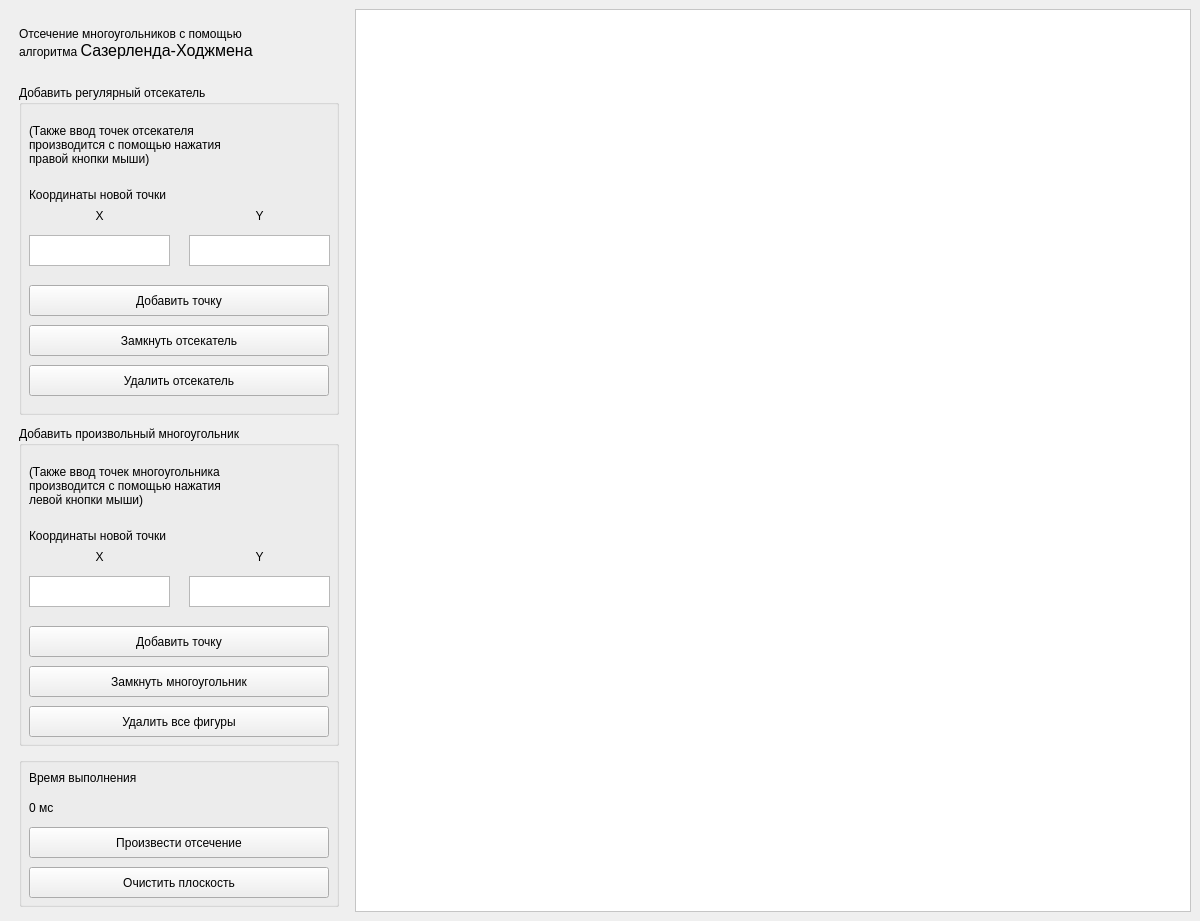
<?xml version="1.0" encoding="UTF-8"?>
<ui version="4.0">
 <class>mainWindow</class>
 <widget class="QMainWindow" name="mainWindow">
  <property name="geometry">
   <rect>
    <x>0</x>
    <y>0</y>
    <width>1200</width>
    <height>921</height>
   </rect>
  </property>
  <property name="minimumSize">
   <size>
    <width>1200</width>
    <height>921</height>
   </size>
  </property>
  <property name="windowTitle">
   <string>Лабораторная работа №9</string>
  </property>
  <widget class="QWidget" name="centralwidget">
   <layout class="QHBoxLayout" name="horizontalLayout_3">
    <item>
     <layout class="QVBoxLayout" name="verticalLayout">
      <property name="leftMargin">
       <number>10</number>
      </property>
      <property name="rightMargin">
       <number>10</number>
      </property>
      <item>
       <widget class="QLabel" name="label">
        <property name="minimumSize">
         <size>
          <width>320</width>
          <height>0</height>
         </size>
        </property>
        <property name="maximumSize">
         <size>
          <width>320</width>
          <height>60</height>
         </size>
        </property>
        <property name="text">
         <string>&lt;html&gt;&lt;head/&gt;&lt;body&gt;&lt;p&gt;Отсечение многоугольников с помощью &lt;br/&gt;алгоритма &lt;span style=&quot; font-size:12pt; background-color:transparent;&quot;&gt;Сазерленда-Ходжмена&lt;/span&gt;&lt;/p&gt;&lt;/body&gt;&lt;/html&gt;</string>
        </property>
       </widget>
      </item>
      <item>
       <widget class="QGroupBox" name="groupBox_2">
        <property name="minimumSize">
         <size>
          <width>320</width>
          <height>250</height>
         </size>
        </property>
        <property name="maximumSize">
         <size>
          <width>320</width>
          <height>330</height>
         </size>
        </property>
        <property name="title">
         <string>Добавить регулярный отсекатель</string>
        </property>
        <widget class="QLabel" name="label_3">
         <property name="geometry">
          <rect>
           <x>10</x>
           <y>100</y>
           <width>291</width>
           <height>20</height>
          </rect>
         </property>
         <property name="text">
          <string>Координаты новой точки</string>
         </property>
        </widget>
        <widget class="QTextEdit" name="clipper_point_x">
         <property name="geometry">
          <rect>
           <x>10</x>
           <y>150</y>
           <width>141</width>
           <height>31</height>
          </rect>
         </property>
        </widget>
        <widget class="QTextEdit" name="clipper_point_y">
         <property name="geometry">
          <rect>
           <x>170</x>
           <y>150</y>
           <width>141</width>
           <height>31</height>
          </rect>
         </property>
        </widget>
        <widget class="QLabel" name="label_4">
         <property name="geometry">
          <rect>
           <x>10</x>
           <y>120</y>
           <width>141</width>
           <height>21</height>
          </rect>
         </property>
         <property name="text">
          <string>X</string>
         </property>
         <property name="alignment">
          <set>Qt::AlignCenter</set>
         </property>
        </widget>
        <widget class="QLabel" name="label_5">
         <property name="geometry">
          <rect>
           <x>170</x>
           <y>120</y>
           <width>141</width>
           <height>21</height>
          </rect>
         </property>
         <property name="text">
          <string>Y</string>
         </property>
         <property name="alignment">
          <set>Qt::AlignCenter</set>
         </property>
        </widget>
        <widget class="QPushButton" name="addClipperPointBtn">
         <property name="geometry">
          <rect>
           <x>10</x>
           <y>200</y>
           <width>300</width>
           <height>31</height>
          </rect>
         </property>
         <property name="minimumSize">
          <size>
           <width>300</width>
           <height>31</height>
          </size>
         </property>
         <property name="text">
          <string>Добавить точку</string>
         </property>
        </widget>
        <widget class="QLabel" name="label_16">
         <property name="geometry">
          <rect>
           <x>10</x>
           <y>30</y>
           <width>291</width>
           <height>61</height>
          </rect>
         </property>
         <property name="text">
          <string>&lt;html&gt;&lt;head/&gt;&lt;body&gt;&lt;p&gt;(Также ввод точек отсекателя &lt;br/&gt;производится с помощью нажатия &lt;br/&gt;правой кнопки мыши)&lt;/p&gt;&lt;/body&gt;&lt;/html&gt;</string>
         </property>
        </widget>
        <widget class="QPushButton" name="closeClipperBtn">
         <property name="geometry">
          <rect>
           <x>10</x>
           <y>240</y>
           <width>300</width>
           <height>31</height>
          </rect>
         </property>
         <property name="minimumSize">
          <size>
           <width>300</width>
           <height>31</height>
          </size>
         </property>
         <property name="text">
          <string>Замкнуть отсекатель</string>
         </property>
        </widget>
        <widget class="QPushButton" name="deleteClipperBtn">
         <property name="geometry">
          <rect>
           <x>10</x>
           <y>280</y>
           <width>300</width>
           <height>31</height>
          </rect>
         </property>
         <property name="minimumSize">
          <size>
           <width>300</width>
           <height>31</height>
          </size>
         </property>
         <property name="text">
          <string>Удалить отсекатель</string>
         </property>
        </widget>
       </widget>
      </item>
      <item>
       <widget class="QGroupBox" name="groupBox_3">
        <property name="minimumSize">
         <size>
          <width>0</width>
          <height>300</height>
         </size>
        </property>
        <property name="maximumSize">
         <size>
          <width>16777215</width>
          <height>320</height>
         </size>
        </property>
        <property name="title">
         <string>Добавить произвольный многоугольник</string>
        </property>
        <widget class="QLabel" name="label_10">
         <property name="geometry">
          <rect>
           <x>10</x>
           <y>120</y>
           <width>141</width>
           <height>21</height>
          </rect>
         </property>
         <property name="text">
          <string>X</string>
         </property>
         <property name="alignment">
          <set>Qt::AlignCenter</set>
         </property>
        </widget>
        <widget class="QLabel" name="label_11">
         <property name="geometry">
          <rect>
           <x>170</x>
           <y>120</y>
           <width>141</width>
           <height>21</height>
          </rect>
         </property>
         <property name="text">
          <string>Y</string>
         </property>
         <property name="alignment">
          <set>Qt::AlignCenter</set>
         </property>
        </widget>
        <widget class="QTextEdit" name="shape_point_x">
         <property name="geometry">
          <rect>
           <x>10</x>
           <y>150</y>
           <width>141</width>
           <height>31</height>
          </rect>
         </property>
        </widget>
        <widget class="QTextEdit" name="shape_point_y">
         <property name="geometry">
          <rect>
           <x>170</x>
           <y>150</y>
           <width>141</width>
           <height>31</height>
          </rect>
         </property>
        </widget>
        <widget class="QLabel" name="label_17">
         <property name="geometry">
          <rect>
           <x>10</x>
           <y>30</y>
           <width>291</width>
           <height>61</height>
          </rect>
         </property>
         <property name="text">
          <string>&lt;html&gt;&lt;head/&gt;&lt;body&gt;&lt;p&gt;(Также ввод точек многоугольника&lt;br/&gt;производится с помощью нажатия &lt;br/&gt;левой кнопки мыши)&lt;/p&gt;&lt;/body&gt;&lt;/html&gt;</string>
         </property>
        </widget>
        <widget class="QPushButton" name="addShapePointBtn">
         <property name="geometry">
          <rect>
           <x>10</x>
           <y>200</y>
           <width>300</width>
           <height>31</height>
          </rect>
         </property>
         <property name="minimumSize">
          <size>
           <width>300</width>
           <height>31</height>
          </size>
         </property>
         <property name="text">
          <string>Добавить точку</string>
         </property>
        </widget>
        <widget class="QPushButton" name="closeShapeBtn">
         <property name="geometry">
          <rect>
           <x>10</x>
           <y>240</y>
           <width>300</width>
           <height>31</height>
          </rect>
         </property>
         <property name="minimumSize">
          <size>
           <width>300</width>
           <height>31</height>
          </size>
         </property>
         <property name="text">
          <string>Замкнуть многоугольник</string>
         </property>
        </widget>
        <widget class="QPushButton" name="deleteShapeBtn">
         <property name="geometry">
          <rect>
           <x>10</x>
           <y>280</y>
           <width>300</width>
           <height>31</height>
          </rect>
         </property>
         <property name="minimumSize">
          <size>
           <width>300</width>
           <height>31</height>
          </size>
         </property>
         <property name="text">
          <string>Удалить все фигуры</string>
         </property>
        </widget>
        <widget class="QLabel" name="label_6">
         <property name="geometry">
          <rect>
           <x>10</x>
           <y>100</y>
           <width>291</width>
           <height>20</height>
          </rect>
         </property>
         <property name="text">
          <string>Координаты новой точки</string>
         </property>
        </widget>
       </widget>
      </item>
      <item>
       <widget class="QGroupBox" name="groupBox">
        <property name="minimumSize">
         <size>
          <width>0</width>
          <height>150</height>
         </size>
        </property>
        <property name="maximumSize">
         <size>
          <width>320</width>
          <height>150</height>
         </size>
        </property>
        <property name="title">
         <string/>
        </property>
        <widget class="QPushButton" name="cutBtn">
         <property name="geometry">
          <rect>
           <x>10</x>
           <y>70</y>
           <width>300</width>
           <height>31</height>
          </rect>
         </property>
         <property name="minimumSize">
          <size>
           <width>300</width>
           <height>31</height>
          </size>
         </property>
         <property name="text">
          <string>Произвести отсечение</string>
         </property>
        </widget>
        <widget class="QPushButton" name="clearBtn">
         <property name="geometry">
          <rect>
           <x>10</x>
           <y>110</y>
           <width>300</width>
           <height>31</height>
          </rect>
         </property>
         <property name="minimumSize">
          <size>
           <width>300</width>
           <height>31</height>
          </size>
         </property>
         <property name="maximumSize">
          <size>
           <width>300</width>
           <height>31</height>
          </size>
         </property>
         <property name="text">
          <string>Очистить плоскость</string>
         </property>
        </widget>
        <widget class="QLabel" name="label_2">
         <property name="geometry">
          <rect>
           <x>10</x>
           <y>10</y>
           <width>261</width>
           <height>21</height>
          </rect>
         </property>
         <property name="text">
          <string>Время выполнения</string>
         </property>
        </widget>
        <widget class="QLabel" name="timeLabel">
         <property name="geometry">
          <rect>
           <x>10</x>
           <y>40</y>
           <width>211</width>
           <height>21</height>
          </rect>
         </property>
         <property name="text">
          <string>0 мс</string>
         </property>
        </widget>
       </widget>
      </item>
     </layout>
    </item>
    <item>
     <widget class="QGraphicsView" name="graphicsView">
      <property name="sizePolicy">
       <sizepolicy hsizetype="Expanding" vsizetype="Expanding">
        <horstretch>0</horstretch>
        <verstretch>0</verstretch>
       </sizepolicy>
      </property>
      <property name="styleSheet">
       <string notr="true">background:white</string>
      </property>
     </widget>
    </item>
   </layout>
  </widget>
  <action name="action">
   <property name="text">
    <string>Загрузить данные</string>
   </property>
  </action>
 </widget>
 <resources/>
 <connections/>
</ui>
